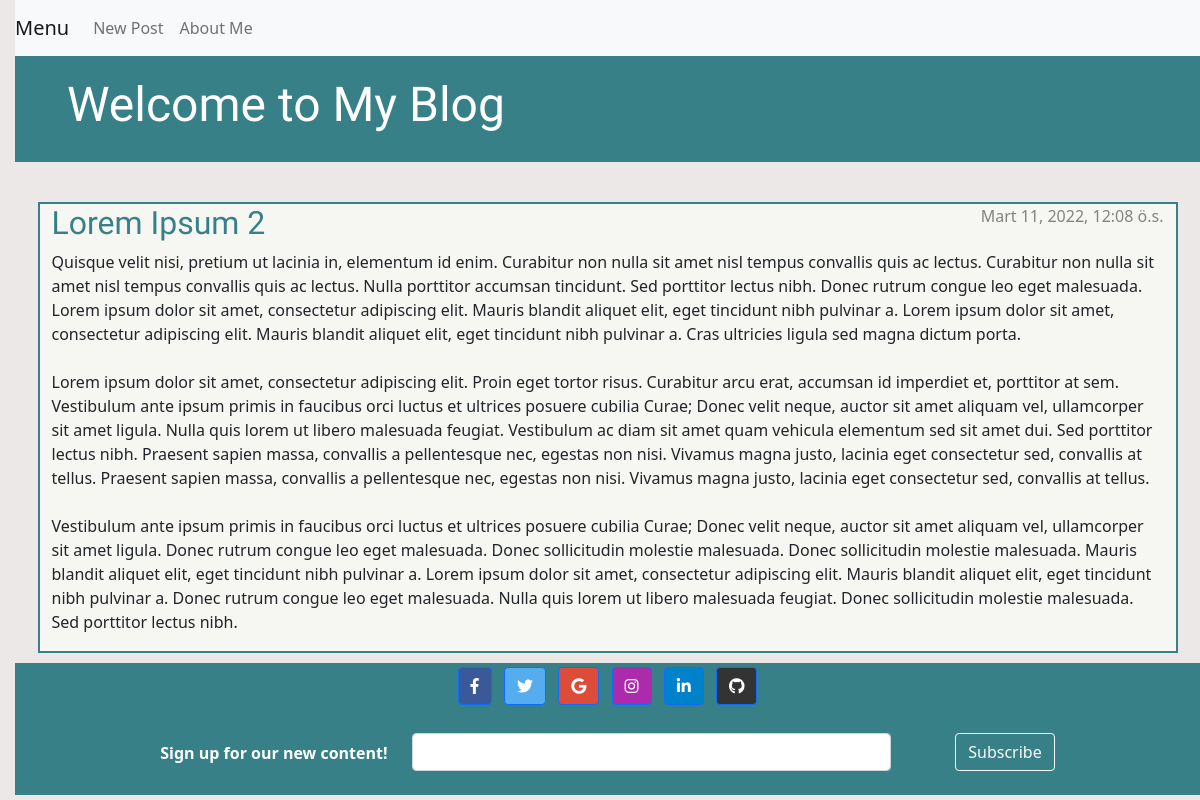
Page /post/2/ on the earlier database version.
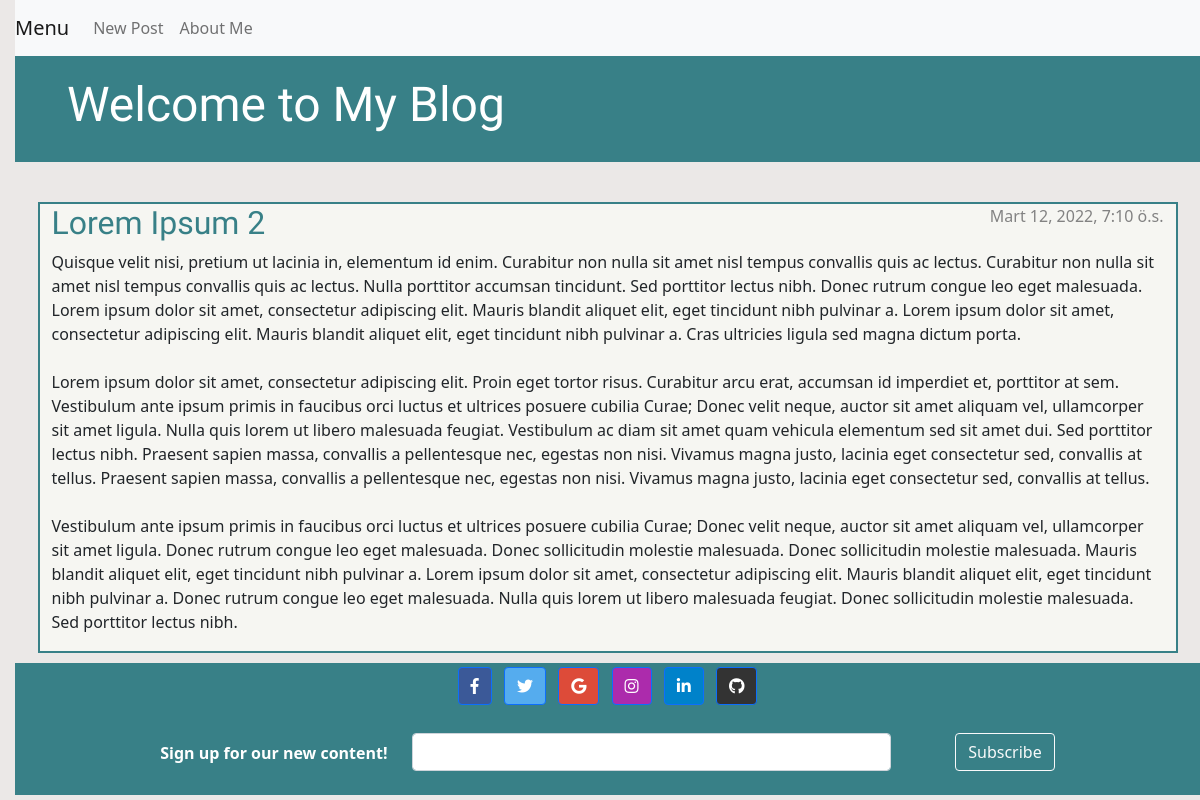
Same page on the later database version.
### blog/models.py (models this page shows, shortened)
class Post(models.Model):
    author = models.ForeignKey(settings.AUTH_USER_MODEL, on_delete=models.CASCADE)
    title = models.CharField(max_length=200)
    text=models.TextField()
    created_date = models.DateTimeField(default=timezone.now)
    published_date=models.DateTimeField(blank=True, null=True)

### blog/views.py (the view)
# urls.py: path('post/<int:pk>/', views.post_detail, name='post_detail'),
def post_detail(request, pk):
    post = get_object_or_404(Post, pk=pk)
    return render(request, 'blog/post_detail.html', {'post': post})

### blog/templates/blog/post_detail.html (shortened to what this page needs)
{% extends 'blog/base.html' %}
{% block content %}
    <article class="post">
        {% if post.published_date %}
            <time class="date">
                {{ post.published_date }}
            </time>
        {% endif %}
        <h2>{{ post.title }}</h2>
        <p>{{ post.text|linebreaksbr }}</p>
    </article>
{% endblock %}

Differences in the rows shown:
changed Post "Lorem Ipsum 2": published_date "Mart 11, 2022, 12:08 ö.s." → "Mart 12, 2022, 7:10 ö.s."
